Frame 1 (no input): blank canvas, image omitted
Frame 60 (the mouse pressed at the canvas centre just before this capture): blank canvas, image omitted
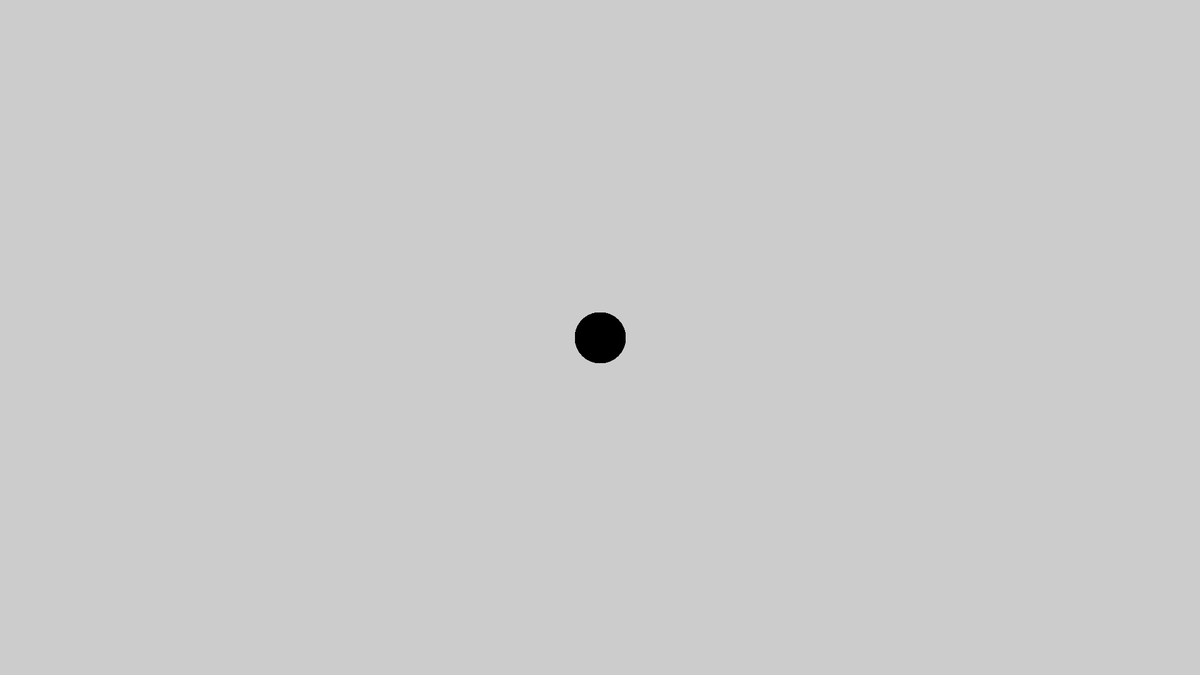
Frame 120 (the mouse held since frame 60 and released just before this capture)

The Processing sketch whose frames 1 and 60 were blank and that drew this single picture after the mouse press (run headless with seeded random() and noise(); from frame 60 on, the mouse is pressed at the canvas centre):

// Processing sketch: ellipse
// ── ellipse.pde
void setup() {
  size(1920, 1080);
}

void draw() {
  if (mousePressed) {
    fill(0);
    ellipse(mouseX, mouseY, 80, 80);
  } else {
    fill(255);
  }
}
